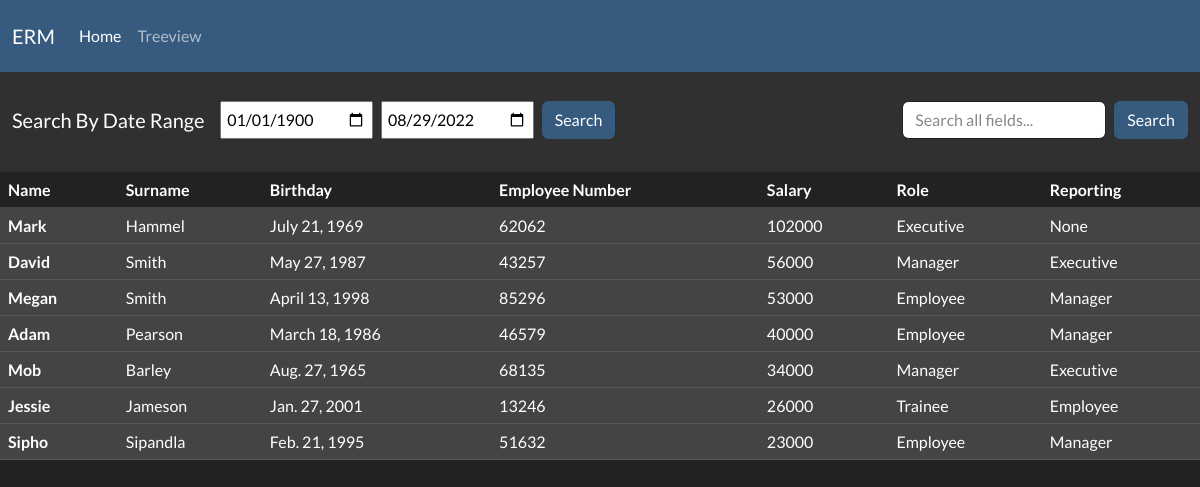
The page / on the database its author committed.
### client/models.py (models this page shows, shortened)
class EmployeeTable(models.Model):
    Name = models.CharField(max_length=250)
    Surname = models.CharField(max_length=250)
    Birth_Date = models.DateField()
    Employee_Number = models.CharField(max_length=250)
    Salary = models.BigIntegerField()
    Role_Description = models.CharField(max_length=250)
    Reporting_Line = models.CharField(max_length=250)
    Reporting_person = models.CharField(max_length=250)
    class Meta:
        ordering = ('-Salary',)

### client/views.py (the view)
# urls.py: path('', views.default_view, name='default'),
def default_view(request):
    emp_table = EmployeeTable.objects.all()
    return render(request,'home.html',{'EmpTable':emp_table, 'filter_applied':False})

### client/templates/home.html (shortened to what this page needs)
<head>
    {% load static %}
    <link rel="stylesheet" href="{% static 'css/bootstrap.min.css' %}">
</head>
<body>
    <nav class="navbar navbar-expand-lg navbar-dark bg-primary">
        <div class="container-fluid">
          <a class="navbar-brand" href="{% url 'default' %}">ERM</a>
          <div class="collapse navbar-collapse" id="navbarColor03">
            <ul class="navbar-nav me-auto">
              <li class="nav-item">
                <a class="nav-link active" href="{% url 'default' %}">Home
                </a>
              </li>
              <li class="nav-item">
                <a class="nav-link" href="{% url 'treeview' %}">Treeview</a>
              </li>
            </ul>
          </div>
        </div>
      </nav>
      <nav class="navbar navbar-expand-lg navbar-dark bg-dark">
        <div class="container-fluid" id="actionbar">
            <form action="{% url 'date_search' %}" method="post" class="d-flex" id="datepicker">
                <div class="nav-item" id="search_label">
                    <h5>Search By Date Range </h5>
                </div>
                <div class="nav-item date-item">
                        <input type="date" name="date_from" class="calendar" value="1900-01-01">
                </div>
                <div class="nav-item date-item">
                    <input type="date" name="date_to" class="calendar" value="2022-08-29">
                </div>
                <button class="btn btn-primary my-2 my-sm-0" type="submit">Search</button>
            </form>
            <form action="{% url 'search' %}" method="POST" class="d-flex">
              <input class="form-control me-sm-2" name="search" type="text" placeholder="Search all fields...">
              <div class="nav-item date-item">
                <button class="btn btn-primary my-2 my-sm-0" type="submit">Search</button>
            </div>
            </form>
        </div>
      </nav>
  <table class="table table-hover">
    <thead>
      <tr>
        {% if sort == 'name' %}
        <th scope="col"><a id="currentsort" href="{% url 'sort_name' %}" #namesort>Name</a></th>
        {% else %}
        <th scope="col"><a href="{% url 'sort_name' %}" #namesort>Name</a></th>
        {% endif %}
        {% if sort == 'surname' %}
        <th scope="col"><a id="currentsort" href="{% url 'sort_by_surname' %}" #namesort>Surname</a></th>
        {% else %}
        <th scope="col"><a href="{% url 'sort_by_surname' %}" #namesort>Surname</a></th>
        {% endif %}
        {% if sort == 'birthday' %}
        <th scope="col"><a id="currentsort" href="{% url 'sort_by_birthday' %}" #namesort>Birthday</a></th>
        {% else %}
        <th scope="col"><a href="{% url 'sort_by_birthday' %}" #namesort>Birthday</a></th>
        {% endif %}
        {% if sort == 'employeenum' %}
        <th scope="col"><a id="currentsort" href="{% url 'sort_by_employeenum' %}" #namesort>Employee Number</a></th>
        {% else %}
        <th scope="col"><a href="{% url 'sort_by_employeenum' %}" #namesort>Employee Number</a></th>
        {% endif %}
        {% if sort == 'salary' %}
        <th scope="col"><a id="currentsort" href="{% url 'sort_by_salary' %}" #namesort>Salary</a></th>
        {% else %}
        <th scope="col"><a href="{% url 'sort_by_salary' %}" #namesort>Salary</a></th>
        {% endif %}
        {% if sort == 'role' %}
        <th scope="col"><a id="currentsort" href="{% url 'sort_by_role' %}" #namesort>Role</a></th>
        {% else %}
        <th scope="col"><a href="{% url 'sort_by_role' %}" #namesort>Role</a></th>
        {% endif %}
        {% if sort == 'reporting' %}
        <th scope="col"><a id="currentsort" href="{% url 'sort_by_reporting' %}" #namesort>Reporting</a></th>
        {% else %}
        <th scope="col"><a href="{% url 'sort_by_reporting' %}" #namesort>Reporting</a></th>
        {% endif %}
      </tr>
    </thead>
    <tbody>
    {% for i in EmpTable %}
        <tr class="table-secondary">
                <th scope="row">{{ i.Name }}</th>
                <td>{{ i.Surname }}</td>
                <td>{{ i.Birth_Date }}</td>
                <td>{{ i.Employee_Number }}</td>
                <td>{{ i.Salary }}</td>
                <td>{{ i.Role_Description }}</td>
                <td>{{ i.Reporting_Line }}</td>
        </tr>
    {% endfor %}
</tbody>
</table>
</body>

### rows shown on the page
EmployeeTable: Name "Mark", Surname "Hammel", Birth_Date "July 21, 1969", Employee_Number "62062", Salary "102000", Role_Description "Executive", Reporting_Line "None"
EmployeeTable: Name "David", Surname "Smith", Birth_Date "May 27, 1987", Employee_Number "43257", Salary "56000", Role_Description "Manager", Reporting_Line "Executive"
EmployeeTable: Name "Megan", Surname "Smith", Birth_Date "April 13, 1998", Employee_Number "85296", Salary "53000", Role_Description "Employee", Reporting_Line "Manager"
EmployeeTable: Name "Adam", Surname "Pearson", Birth_Date "March 18, 1986", Employee_Number "46579", Salary "40000", Role_Description "Employee", Reporting_Line "Manager"
EmployeeTable: Name "Mob", Surname "Barley", Birth_Date "Aug. 27, 1965", Employee_Number "68135", Salary "34000", Role_Description "Manager", Reporting_Line "Executive"
EmployeeTable: Name "Jessie", Surname "Jameson", Birth_Date "Jan. 27, 2001", Employee_Number "13246", Salary "26000", Role_Description "Trainee", Reporting_Line "Employee"
EmployeeTable: Name "Sipho", Surname "Sipandla", Birth_Date "Feb. 21, 1995", Employee_Number "51632", Salary "23000", Role_Description "Employee", Reporting_Line "Manager"
